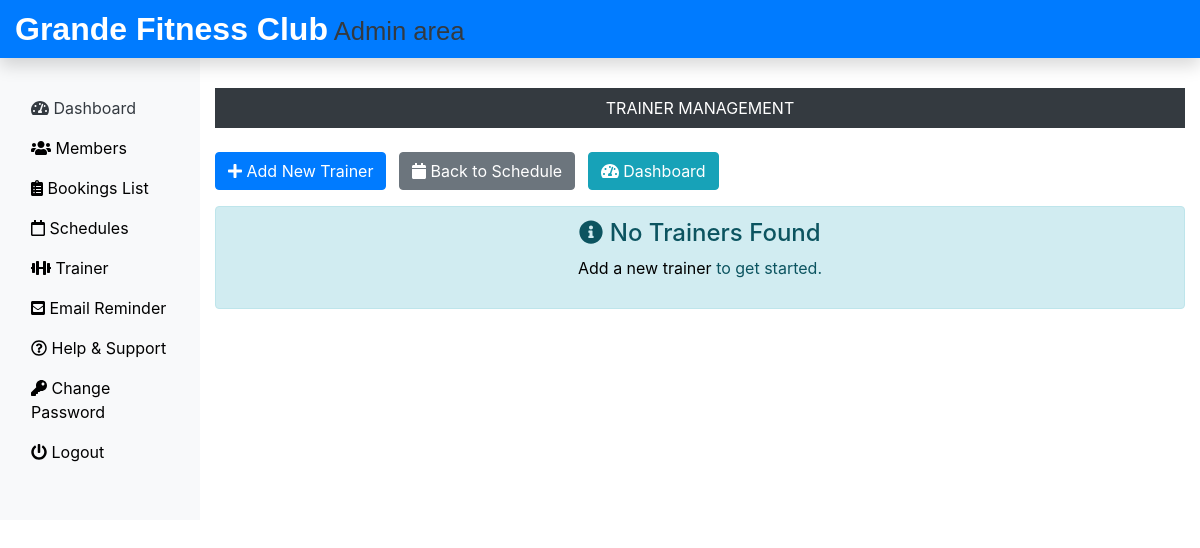
The app's page /Admin/manage_trainer.php (signed in), older data.
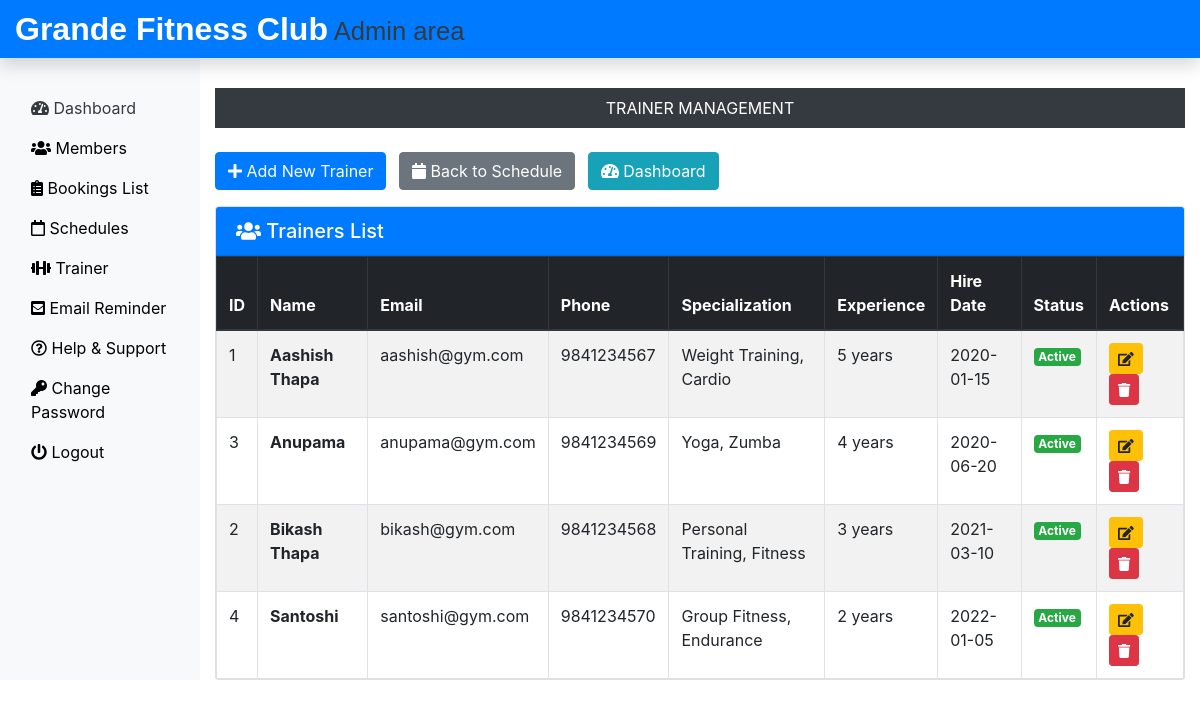
The same page, newer data.
### tables this page shows
CREATE TABLE `trainers_tb` (
  `id` int(11) NOT NULL,
  `trainer_name` varchar(100) NOT NULL,
  `email` varchar(100) DEFAULT NULL,
  `phone` varchar(20) DEFAULT NULL,
  `specialization` varchar(255) DEFAULT NULL,
  `experience_years` int(11) DEFAULT 0,
  `status` enum('active','inactive') DEFAULT 'active',
  `hire_date` date DEFAULT NULL,
  `created_at` timestamp NOT NULL DEFAULT current_timestamp(),
  `updated_at` timestamp NOT NULL DEFAULT current_timestamp() ON UPDATE current_timestamp()
);

### Admin/manage_trainer.php (the view, shortened to what this page needs)
<?php
include('includes/header.php');
include('../dbConnection.php');
?>
<div class="col-sm-9 col-md-10 mt-5">
    <div class="text-center">
        <p class="bg-dark text-white p-2 mb-4">TRAINER MANAGEMENT</p>
    </div>
    <div class="mb-3">
        <button class="btn btn-primary" data-toggle="modal" data-target="#addTrainerModal">
            <i class="fas fa-plus"></i> Add New Trainer
        </button>
        <a href="view_schedule.php" class="btn btn-secondary ml-2">
            <i class="fas fa-calendar"></i> Back to Schedule
        </a>
        <a href="dashboard.php" class="btn btn-info ml-2">
            <i class="fas fa-tachometer-alt"></i> Dashboard
        </a>
    </div>
    <?php
    $sql = "SELECT * FROM trainers_tb ORDER BY trainer_name ASC";
    $result = $conn->query($sql);
    if ($result->num_rows > 0) {
        echo '<div class="card">
        <div class="card-header bg-primary text-white">
            <h5 class="mb-0"><i class="fas fa-users"></i> Trainers List</h5>
        </div>
        <div class="card-body p-0">
        <div class="table-responsive">
        <table class="table table-bordered table-hover table-striped mb-0">
            <thead class="thead-dark">
                <tr>
                    <th>ID</th>
                    <th>Name</th>
                    <th>Email</th>
                    <th>Phone</th>
                    <th>Specialization</th>
                    <th>Experience</th>
                    <th>Hire Date</th>
                    <th>Status</th>
                    <th>Actions</th>
                </tr>
            </thead>
            <tbody>';
        while ($row = $result->fetch_assoc()) {
            $statusClass = $row['status'] == 'active' ? 'badge-success' : 'badge-secondary';
            echo '<tr>';
            echo '<td>' . $row["id"] . '</td>';
            echo '<td><strong>' . htmlspecialchars($row["trainer_name"]) . '</strong></td>';
            echo '<td>' . htmlspecialchars($row["email"] ?? 'N/A') . '</td>';
            echo '<td>' . htmlspecialchars($row["phone"] ?? 'N/A') . '</td>';
            echo '<td>' . htmlspecialchars($row["specialization"] ?? 'N/A') . '</td>';
            echo '<td>' . ($row["experience_years"] ?? 0) . ' years</td>';
            echo '<td>' . ($row["hire_date"] ? date('Y-m-d', strtotime($row["hire_date"])) : 'N/A') . '</td>';
            echo '<td><span class="badge ' . $statusClass . '">' . ucfirst($row["status"]) . '</span></td>';
            echo '<td>
                <button class="btn btn-sm btn-warning edit-trainer"
                        data-id="' . $row["id"] . '"
                        data-name="' . htmlspecialchars($row["trainer_name"]) . '"
                        data-email="' . htmlspecialchars($row["email"] ?? '') . '"
                        data-phone="' . htmlspecialchars($row["phone"] ?? '') . '"
                        data-specialization="' . htmlspecialchars($row["specialization"] ?? '') . '"
                        data-experience="' . ($row["experience_years"] ?? 0) . '"
                        data-status="' . $row["status"] . '"
                        data-hire-date="' . ($row["hire_date"] ?? '') . '"
                        data-toggle="modal" data-target="#editTrainerModal"
                        title="Edit Trainer">
                    <i class="fas fa-edit"></i>
                </button>
                <form method="POST" class="d-inline" onsubmit="return confirm(\'Are you sure you want to delete this trainer?\')">
                    <input type="hidden" name="action" value="delete">
                    <input type="hidden" name="trainer_id" value="' . $row["id"] . '">
                    <button type="submit" class="btn btn-sm btn-danger" title="Delete Trainer">
                        <i class="fas fa-trash"></i>
                    </button>
                </form>
            </td>';
            echo '</tr>';
        }
        echo '</tbody></table></div></div></div>';
    } else {
        echo '<div class="alert alert-info text-center">
                <h4><i class="fas fa-info-circle"></i> No Trainers Found</h4>
                <p><a href="#" data-toggle="modal" data-target="#addTrainerModal">Add a new trainer</a> to get started.</p>
              </div>';
    }
    ?>
</div>
<?php include('includes/footer.php'); ?>

Row changes from the older to the newer data that the page shows:
added trainers_tb: id "1", trainer_name "Aashish Thapa", email "aashish@gym.com", phone "9841234567", specialization "Weight Training, Cardio", experience_years "5", hire_date "2020-01-15", status "Active"
added trainers_tb: id "3", trainer_name "Anupama", email "anupama@gym.com", phone "9841234569", specialization "Yoga, Zumba", experience_years "4", hire_date "2020-06-20", status "Active"
added trainers_tb: id "2", trainer_name "Bikash Thapa", email "bikash@gym.com", phone "9841234568", specialization "Personal Training, Fitness", experience_years "3", hire_date "2021-03-10", status "Active"
added trainers_tb: id "4", trainer_name "Santoshi", email "santoshi@gym.com", phone "9841234570", specialization "Group Fitness, Endurance", experience_years "2", hire_date "2022-01-05", status "Active"
Text that changed along with them:
text no longer shown: "No Trainers Found Add a new trainer to get started."
text now shown: "Trainers List ID Name Email Phone Specialization Experience Hire Date Status Actions"
